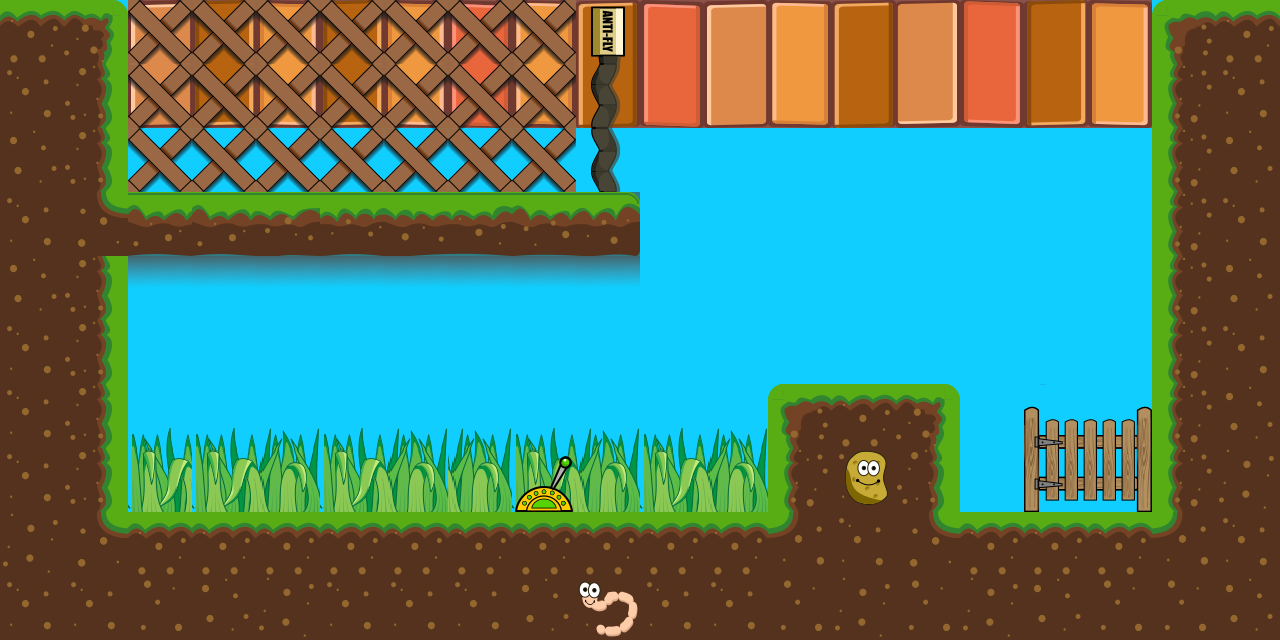

A 2D game scene composited from a Tiled map and its tileset images. What follows is a short description and the map's XML, with each tile layer's data collapsed to a summary:
An orthogonal 20x10 tile map with 64x64 px tiles, 7 tile layers (BackgroundTwo, Another Background, Background, World, ...), 4 tilesets and 9 objects (2x TileSprite, 2x StartPosition, Image, Box, Exit, ...).

<map version="1.2" tiledversion="1.2.3" orientation="orthogonal" renderorder="right-down" width="20" height="10" tilewidth="64" tileheight="64" infinite="0" backgroundcolor="#10ceff" nextlayerid="19" nextobjectid="154">
 <properties>
  <property name="Backgrounds" value="BrickTile.svg|Gnome.svg|WallTile.svg|Clouds.svg|PotBush1.svg|PotBush2.svg|PotBush3.svg|Bushes.svg" />
  <property name="debug" type="bool" value="true" />
 </properties>
 <tileset firstgid="1" name="components" tilewidth="64" tileheight="64" spacing="2" margin="1" tilecount="48" columns="6">
  <image source="components.png" width="396" height="528" />
 </tileset>
 <tileset firstgid="49" name="GS" tilewidth="64" tileheight="64" spacing="2" margin="1" tilecount="42" columns="6">
  <image source="gs.png" width="396" height="462" />
  <terraintypes>
   <terrain name="Ground" tile="18" />
   <terrain name="Vines" tile="18" />
  </terraintypes>
  <tile id="0" terrain=",,,0" />
  <tile id="1" terrain=",,0,0" />
  <tile id="2" terrain=",,0," />
  <tile id="3" terrain="0,0,0," />
  <tile id="4" terrain="0,0,,0" />
  <tile id="6" terrain=",0,,0" />
  <tile id="7" terrain="0,0,0,0" />
  <tile id="8" terrain="0,,0," />
  <tile id="9" terrain="0,,0,0" />
  <tile id="10" terrain=",0,0,0" />
  <tile id="12" terrain=",0,," />
  <tile id="13" terrain="0,0,," />
  <tile id="14" terrain="0,,," />
  <tile id="15" terrain="0,0,0,0" />
  <tile id="16" terrain="0,0,0,0" />
  <tile id="17" terrain="0,0,0,0" />
  <tile id="18" terrain=",,,1" />
  <tile id="19" terrain=",,1,1" />
  <tile id="20" terrain=",,1,1" />
  <tile id="21" terrain=",,1,1" />
  <tile id="22" terrain=",,1,1" />
  <tile id="23" terrain=",,1," />
  <tile id="24" terrain=",1,,1" />
  <tile id="25" terrain="1,1,1,1" />
  <tile id="26" terrain="1,1,1,1" />
  <tile id="29" terrain="1,,1," />
  <tile id="30" terrain=",1,,1" />
  <tile id="35" terrain="1,,1," />
  <tile id="36" terrain=",1,," />
  <tile id="37" terrain="1,1,," />
  <tile id="38" terrain="1,1,," />
  <tile id="39" terrain="1,1,," />
  <tile id="40" terrain="1,1,," />
  <tile id="41" terrain="1,,," />
 </tileset>
 <tileset firstgid="91" name="GardenTilemap" tilewidth="64" tileheight="64" spacing="2" margin="1" tilecount="256" columns="16">
  <image source="GardenTilemap.png" width="1056" height="1056" />
 </tileset>
 <tileset firstgid="347" name="veggies" tilewidth="64" tileheight="64" tilecount="256" columns="16">
  <image source="veggies.png" width="1056" height="1056" />
 </tileset>
 <objectgroup id="1" name="Sky">
  <properties>
   <property name="depth" type="int" value="1" />
  </properties>
  <object id="146" name="WallTile.svg" type="TileSprite" x="128" y="512">
   <point />
  </object>
  <object id="149" name="Bushes.svg" type="TileSprite" x="128" y="512">
   <point />
  </object>
  <object id="148" name="PotBush2.svg" type="Image" x="832" y="448">
   <properties>
    <property name="depth" value="2" />
   </properties>
   <point />
  </object>
 </objectgroup>
 <layer id="12" name="BackgroundTwo" width="20" height="10">
  <properties>
   <property name="LayerType" value="static" />
  </properties>
  <data>[200 cells, 68 non-empty, 14 distinct tile ids]</data>
 </layer>
 <layer id="13" name="Another Background" width="20" height="10">
  <properties>
   <property name="LayerType" value="static" />
  </properties>
  <data>[200 cells, 21 non-empty, 1 distinct tile ids]</data>
 </layer>
 <layer id="14" name="Background" width="20" height="10">
  <properties>
   <property name="LayerType" value="static" />
  </properties>
  <data>[200 cells, 0 non-empty, 0 distinct tile ids]</data>
 </layer>
 <layer id="15" name="World" width="20" height="10">
  <properties>
   <property name="LayerType" value="static" />
   <property name="depth" type="int" value="3" />
  </properties>
  <data>[200 cells, 86 non-empty, 19 distinct tile ids]</data>
 </layer>
 <objectgroup id="5" name="Player">
  <properties>
   <property name="LayerType" value="Objects" />
   <property name="depth" type="int" value="5" />
  </properties>
  <object id="142" name="Flit" type="StartPosition" x="192" y="128">
   <properties>
    <property name="Start" value="" />
   </properties>
   <point />
  </object>
  <object id="143" name="Bob" type="StartPosition" x="192" y="448">
   <point />
  </object>
 </objectgroup>
 <objectgroup id="6" name="Boxes">
  <properties>
   <property name="LayerType" value="Custom" />
   <property name="depth" type="int" value="6" />
  </properties>
  <object id="151" name="Box" gid="28" x="320" y="192" width="64" height="64" />
 </objectgroup>
 <layer id="16" name="InteractionTiles" width="20" height="10">
  <properties>
   <property name="LayerType" value="dynamic" />
   <property name="depth" type="int" value="5" />
  </properties>
  <data>[200 cells, 8 non-empty, 7 distinct tile ids]</data>
 </layer>
 <objectgroup id="8" name="Interaction">
  <properties>
   <property name="LayerType" value="Interaction" />
  </properties>
  <object id="145" name="Exit" x="1024" y="384" width="128" height="128" />
  <object id="152" name="PaperA" type="FlyPaper" x="576" y="0" width="64" height="192">
   <properties>
    <property name="Blocks" value="Box" />
    <property name="Transition" value="fadeAndDisable" />
    <property name="Tutorial" value="Flit is stuck, maybe Bob can find a switch?" />
   </properties>
  </object>
  <object id="153" name="FlyPaperSwitch" type="PullSwitch" x="512" y="448" width="64" height="64">
   <properties>
    <property name="Affect" value="bob" />
    <property name="Target" value="PaperA" />
    <property name="Transition" value="fadeAndDisable" />
    <property name="Tutorial" value="This is a switch, pull it and see what changes" />
   </properties>
  </object>
 </objectgroup>
 <layer id="17" name="Coins" width="20" height="10">
  <properties>
   <property name="LayerType" value="dynamic" />
   <property name="depth" type="int" value="5" />
  </properties>
  <data>[200 cells, 0 non-empty, 0 distinct tile ids]</data>
 </layer>
 <layer id="18" name="OverTop" width="20" height="10">
  <properties>
   <property name="LayerType" value="Static" />
   <property name="depth" type="int" value="110" />
  </properties>
  <data>[200 cells, 2 non-empty, 2 distinct tile ids]</data>
 </layer>
</map>
